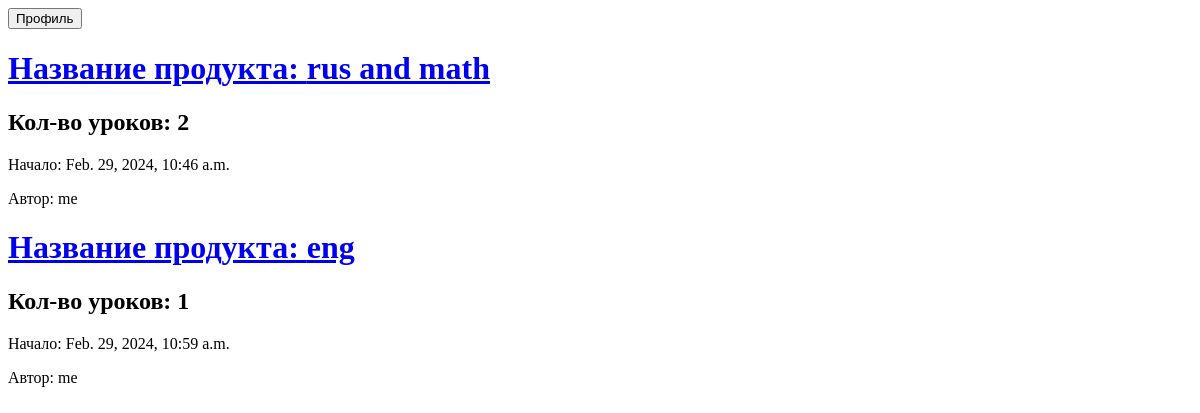
Before: /all_products/ with the older database file.
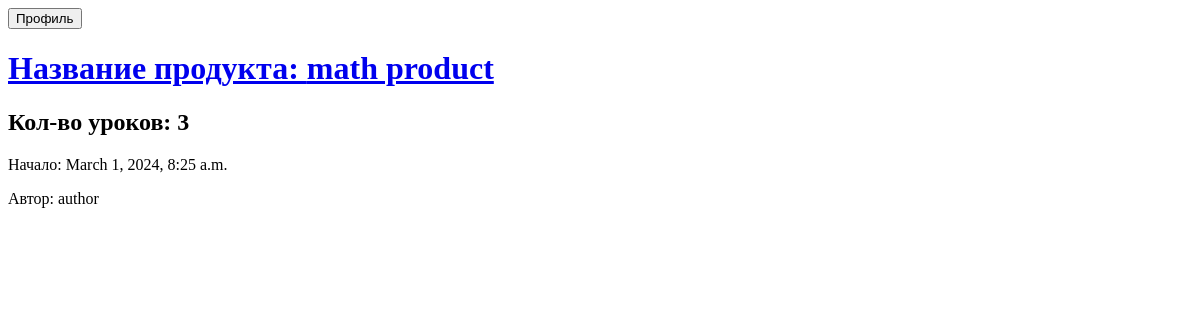
After: the same page with the newer database file.
### testsite/models.py (models this page shows)
class Product(models.Model):
    author = models.CharField(max_length=64)
    name = models.CharField(max_length=64)
    start_time = models.DateTimeField()
    min_users_in_group = models.IntegerField()
    max_users_in_group = models.IntegerField()
    included_lessons = models.ManyToManyField(Lesson, related_name='lessons')
    class Meta:
        db_table = 'product'
    def __str__(self):
        return self.name

### testsite/views.py (the view)
# urls.py: path('all_products/', views.all_products, name='all_products'),
def all_products(request):
    products = Product.objects.all()
    return render(request, 'testsite/products.html', {'products': products})

### testsite/templates/testsite/products.html (shortened to what this page needs)
<!DOCTYPE html>
<html lang="en">
<head>
</head>
<body>
    <a href="{% url 'user_profile' %}"><button type="submit">Профиль</button></a>
    {% for product in products %}
        <div>
            <h1><a href="{% url 'product_detail' pk=product.pk %}">Название продукта: {{ product }}</a></h1>
            <h2>Кол-во уроков: {{ product.included_lessons.all.count }}</h2>
            <p>Начало: {{ product.start_time }}</p>
            <p>Автор: {{ product.author }}</p>
        </div>
    {% endfor %}
</body>
</html>

Changed rows visible on the page:
removed Product: name "rus and math", included_lessons.all.count "2", start_time "Feb. 29, 2024, 10:46 a.m.", author "me"
removed Product: name "eng", included_lessons.all.count "1", start_time "Feb. 29, 2024, 10:59 a.m.", author "me"
added Product: name "math product", included_lessons.all.count "3", start_time "March 1, 2024, 8:25 a.m.", author "author"
